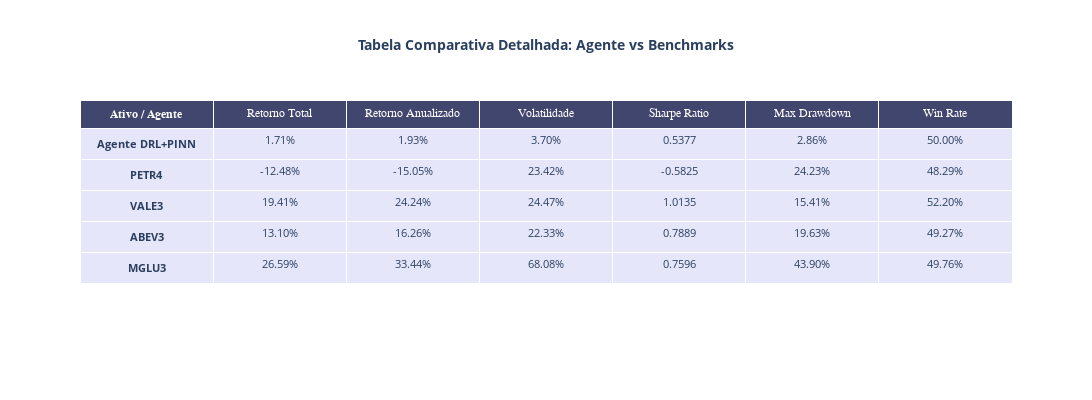

This figure's notebook cell:
### Code cell
# Criar tabela interativa com Plotly
fig = go.Figure(data=[go.Table(
    header=dict(
        values=['<b>Ativo / Agente</b>'] + list(df_benchmark_comparison.columns),
        fill_color='#40466e',
        align='center',
        font=dict(color='white', size=12, family='Arial')
    ),
    cells=dict(
        values=[
            ['<b>Agente DRL+PINN</b>', '<b>PETR4</b>', '<b>VALE3</b>', '<b>ABEV3</b>', '<b>MGLU3</b>'],
            df_benchmark_comparison['Retorno Total'],
            df_benchmark_comparison['Retorno Anualizado'],
            df_benchmark_comparison['Volatilidade'],
            df_benchmark_comparison['Sharpe Ratio'],
            df_benchmark_comparison['Max Drawdown'],
            df_benchmark_comparison['Win Rate']
        ],
        fill_color='lavender',
        align='center',
        font=dict(size=11)
    )
)])

fig.update_layout(
    title=dict(
        text="<b>Tabela Comparativa Detalhada: Agente vs Benchmarks</b>",
        x=0.5, xanchor='center', font=dict(size=14)
    ),
    template=PLOTLY_TEMPLATE,
    height=400,
    width=1200,
    font=dict(size=11)
)

fig.show()

### Figure 1 — Plotly figure (JSON) as saved in the notebook; plotly's stock layout.template omitted (floating-point values rounded to 4 significant figures)
{"data": [{"cells": {"align": "center", "fill": {"color": "lavender"}, "font": {"size": 11}, "values": [["<b>Agente DRL+PINN</b>", "<b>PETR4</b>", "<b>VALE3</b>", "<b>ABEV3</b>", "<b>MGLU3</b>"], ["1.71%", "-12.48%", "19.41%", "13.10%", "26.59%"], ["1.93%", "-15.05%", "24.24%", "16.26%", "33.44%"], ["3.70%", "23.42%", "24.47%", "22.33%", "68.08%"], ["0.5377", "-0.5825", "1.0135", "0.7889", "0.7596"], ["2.86%", "24.23%", "15.41%", "19.63%", "43.90%"], ["50.00%", "48.29%", "52.20%", "49.27%", "49.76%"]]}, "header": {"align": "center", "fill": {"color": "#40466e"}, "font": {"color": "white", "family": "Arial", "size": 12}, "values": ["<b>Ativo / Agente</b>", "Retorno Total", "Retorno Anualizado", "Volatilidade", "Sharpe Ratio", "Max Drawdown", "Win Rate"]}, "type": "table"}], "layout": {"font": {"size": 11}, "height": 400, "title": {"font": {"size": 14}, "text": "<b>Tabela Comparativa Detalhada: Agente vs Benchmarks</b>", "x": 0.5, "xanchor": "center"}, "width": 1200}}
